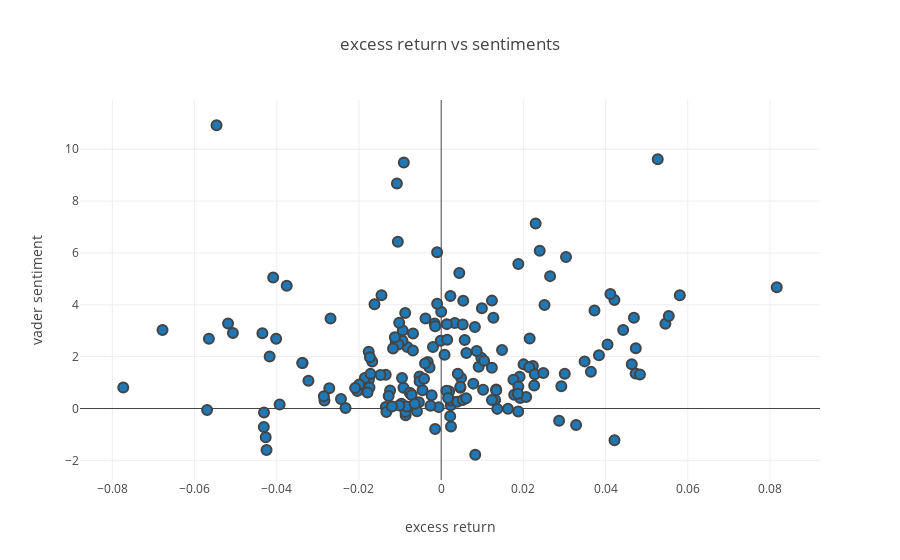
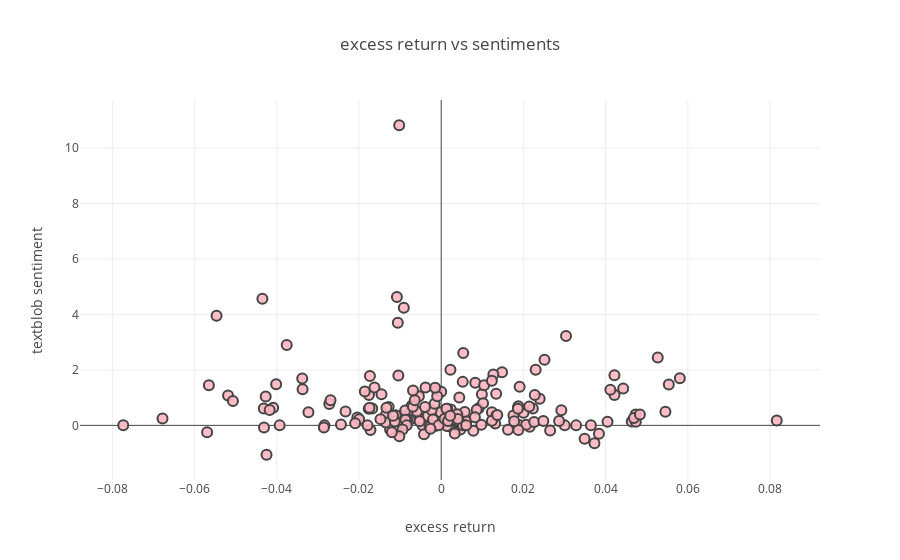

The cell these charts' notebook holds for them, in order:
### Markdown cell above
### Tweets about NFLX

### Code cell
T_NFLX = get_alpha_tweetsent_table(alpha_nflx, t_nflx, 'NFLX')
print(alpha_sent_stat_analysis(T_NFLX))
plot_alpha_corr_vader(T_NFLX)
plot_alpha_corr_textblob(T_NFLX)

### Figure 1 — Plotly figure (JSON) as saved in the notebook; plotly's stock layout.template omitted (floating-point values rounded to 4 significant figures; data arrays with more than 128 entries replaced by an {"elided": "..."} marker saying what was removed)
{"data": [{"marker": {"line": {"width": 2}, "size": 10}, "mode": "markers", "type": "scatter", "uid": "944cb2e1-fdea-4bc9-83fc-f7146a87ad9b", "x": {"elided": "179 float values"}, "y": {"elided": "179 float values"}}], "layout": {"title": {"text": "excess return vs sentiments"}, "xaxis": {"title": {"text": "excess return"}}, "yaxis": {"title": {"text": "vader sentiment"}}}}

### Figure 2 — Plotly figure (JSON) as saved in the notebook; plotly's stock layout.template omitted (floating-point values rounded to 4 significant figures; data arrays with more than 128 entries replaced by an {"elided": "..."} marker saying what was removed)
{"data": [{"marker": {"color": "rgba(255, 182, 193, .9)", "line": {"width": 2}, "size": 10}, "mode": "markers", "type": "scatter", "uid": "a1938b25-dc8a-45fa-bcb8-77a91fd7f84b", "x": {"elided": "179 float values"}, "y": {"elided": "179 float values"}}], "layout": {"title": {"text": "excess return vs sentiments"}, "xaxis": {"title": {"text": "excess return"}}, "yaxis": {"title": {"text": "textblob sentiment"}}}}
